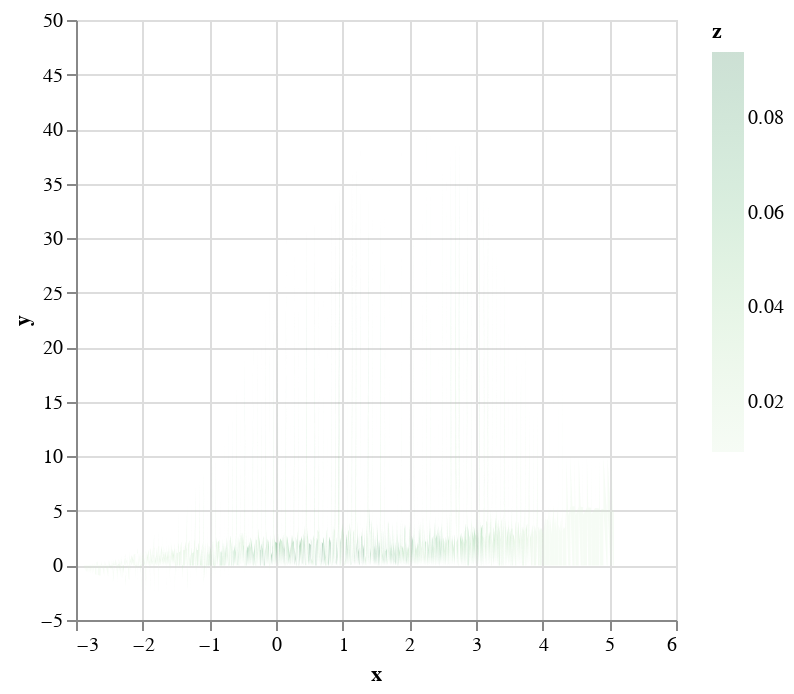

The cell this chart's notebook holds for it:
### Code cell
p = contourplot(samples[:,1],samples[:,2],color_scheme="greens",mark="area",opacity=0.2)

### Figure 1 — Vega-Lite specification as saved in the notebook (floating-point values rounded to 4 significant figures; data arrays with more than 128 entries replaced by an {"elided": "..."} marker saying what was removed)
{"data": {"values": {"elided": "2582 records"}}, "encoding": {"color": {"field": "z", "scale": {"scheme": "greens"}, "type": "quantitative"}, "detail": {"field": "group", "type": "quantitative"}, "order": {"field": "row", "type": "quantitative"}, "x": {"field": "x", "type": "quantitative"}, "y": {"field": "y", "type": "quantitative"}}, "mark": {"opacity": 0.2, "type": "area"}}
